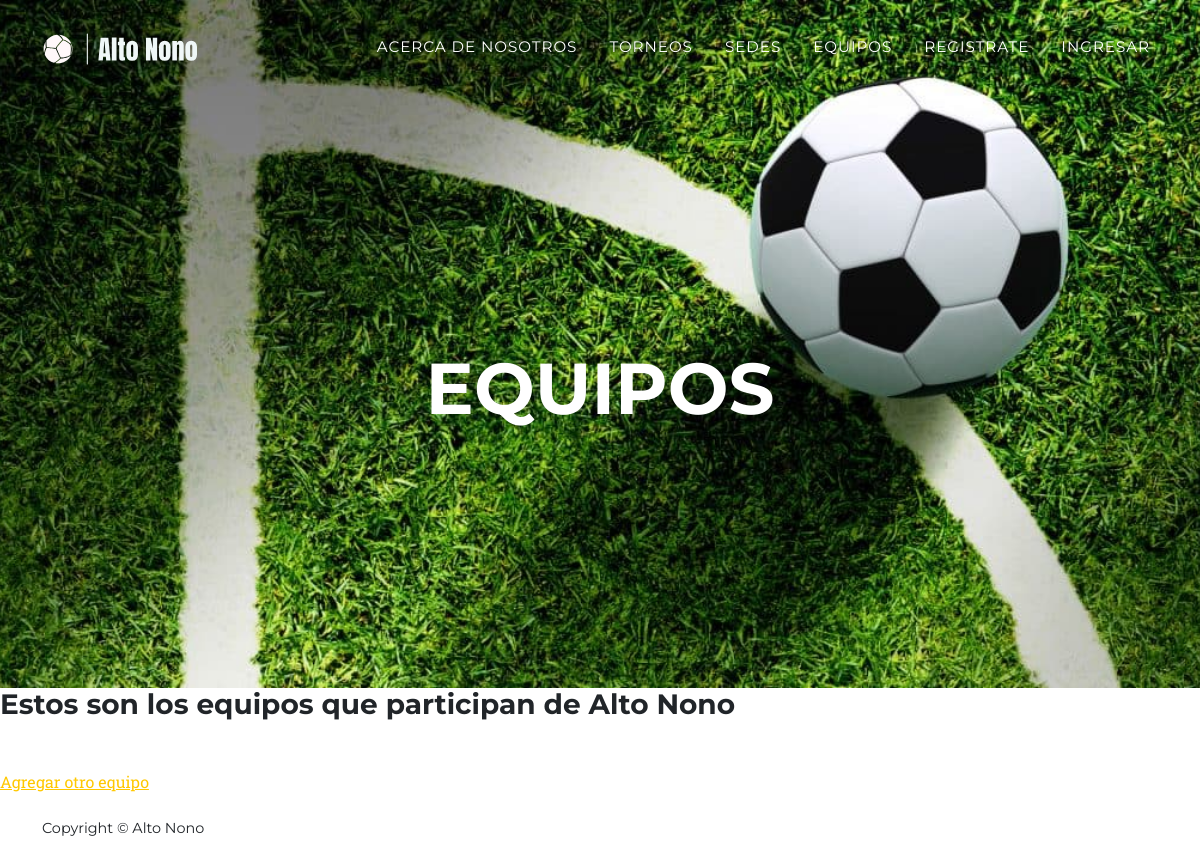
/AppTorneo/equipo/list, run on an earlier commit of the app's database.
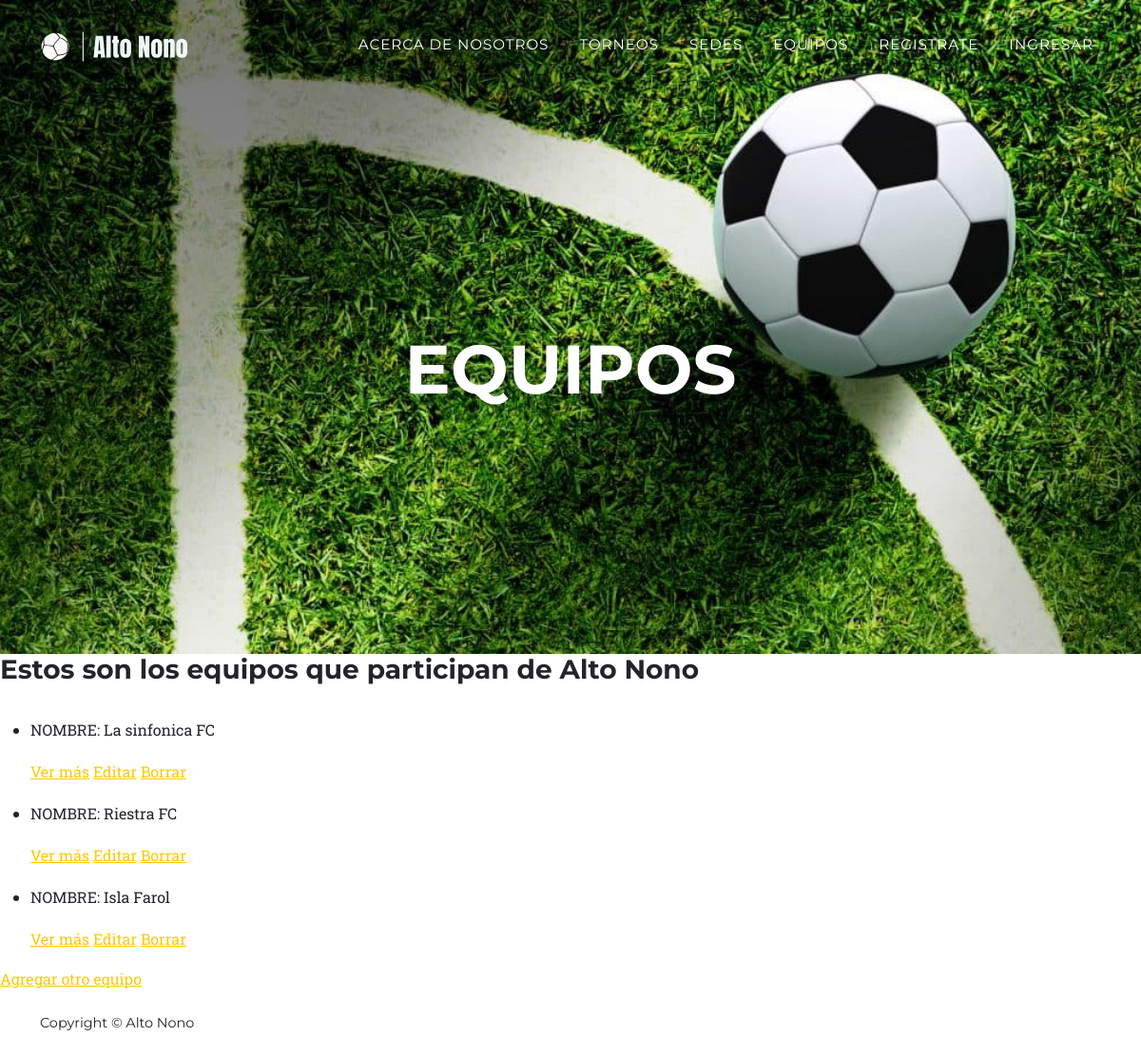
And on a later commit of the database.
### AppTorneo/models.py (models this page shows, shortened)
class Equipo (models.Model):
    nombre = models.CharField(max_length=40)
    localidad = models.CharField(max_length=40)
    torneo = models.CharField(max_length=40)

### AppTorneo/views.py (the view)
# urls.py: path('equipo/list', views.EquipoList.as_view(), name='EquipoList'),
class EquipoList(ListView):
    model=Equipo
    template_name="AppTorneo/equipos_list.html"

### AppTorneo/templates/AppTorneo/equipos_list.html
{% extends "AppTorneo/padre.html" %}
{% load static %}
{%block titulo%}
    <div class="masthead-subheading"></div><br><br>
    <div class="masthead-heading text-uppercase">EQUIPOS</div>
{%endblock%}
{% block contenidoVariable %}
      <h3>Estos son los equipos que participan de Alto Nono</h3> <br>
          <ul>
            {% for equipo in object_list %}
            <li>
              <p>NOMBRE: {{ equipo.nombre}}</p>
              <p>
              <a href="{% url 'EquipoDetail' equipo.id %}">Ver más</a>
              <a href="{% url 'EquipoEdit' equipo.id %}">Editar</a>
              <a href="{% url 'EquipoDelete' equipo.id %}">Borrar</a>
            </p>
            </li>
            {% endfor %}
          </ul>
          <a href = "{% url 'EquipoNew' %}">Agregar otro equipo</a>
{% endblock %}

What changed in the data, as far as the page shows it:
added Equipo: nombre "La sinfonica FC"
added Equipo: nombre "Riestra FC"
added Equipo: nombre "Isla Farol"
